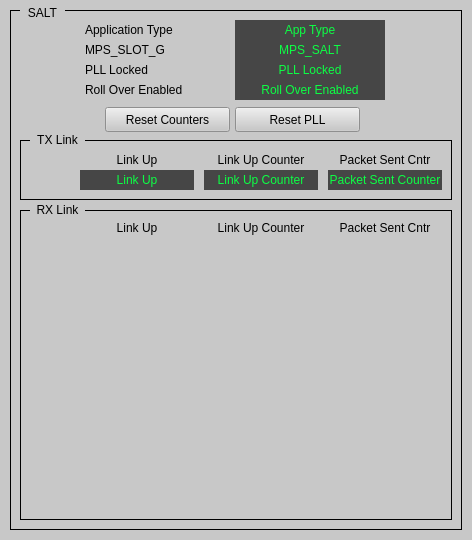
<?xml version="1.0" encoding="UTF-8"?>
<ui version="4.0">
 <class>Form</class>
 <widget class="QWidget" name="Form">
  <property name="geometry">
   <rect>
    <x>0</x>
    <y>0</y>
    <width>472</width>
    <height>540</height>
   </rect>
  </property>
  <property name="windowTitle">
   <string>Form</string>
  </property>
  <property name="styleSheet">
   <string notr="true">background-color: rgb(200, 200, 200);</string>
  </property>
  <widget class="QFrame" name="frame">
   <property name="geometry">
    <rect>
     <x>10</x>
     <y>10</y>
     <width>452</width>
     <height>520</height>
    </rect>
   </property>
   <property name="styleSheet">
    <string notr="true">background-color: rgb(200, 200, 200);</string>
   </property>
   <property name="frameShape">
    <enum>QFrame::Box</enum>
   </property>
   <property name="frameShadow">
    <enum>QFrame::Plain</enum>
   </property>
   <widget class="QLabel" name="label_2">
    <property name="geometry">
     <rect>
      <x>75</x>
      <y>10</y>
      <width>125</width>
      <height>20</height>
     </rect>
    </property>
    <property name="text">
     <string>Application Type</string>
    </property>
   </widget>
   <widget class="QLabel" name="label_3">
    <property name="geometry">
     <rect>
      <x>75</x>
      <y>30</y>
      <width>125</width>
      <height>20</height>
     </rect>
    </property>
    <property name="text">
     <string>MPS_SLOT_G</string>
    </property>
   </widget>
   <widget class="QLabel" name="label_4">
    <property name="geometry">
     <rect>
      <x>75</x>
      <y>50</y>
      <width>125</width>
      <height>20</height>
     </rect>
    </property>
    <property name="text">
     <string>PLL Locked</string>
    </property>
   </widget>
   <widget class="QLabel" name="label_5">
    <property name="geometry">
     <rect>
      <x>75</x>
      <y>70</y>
      <width>125</width>
      <height>20</height>
     </rect>
    </property>
    <property name="text">
     <string>Roll Over Enabled</string>
    </property>
   </widget>
   <widget class="PyDMLabel" name="PyDMLabel">
    <property name="geometry">
     <rect>
      <x>225</x>
      <y>10</y>
      <width>150</width>
      <height>20</height>
     </rect>
    </property>
    <property name="toolTip">
     <string/>
    </property>
    <property name="styleSheet">
     <string notr="true">color: rgb(12, 255, 68);
background-color: rgb(70, 70, 70);</string>
    </property>
    <property name="text">
     <string>App Type</string>
    </property>
    <property name="alignment">
     <set>Qt::AlignCenter</set>
    </property>
    <property name="channel" stdset="0">
     <string>ca://${P}:APP_TYPE</string>
    </property>
    <property name="displayFormat" stdset="0">
     <enum>PyDMLabel::String</enum>
    </property>
   </widget>
   <widget class="PyDMLabel" name="PyDMLabel_2">
    <property name="geometry">
     <rect>
      <x>225</x>
      <y>30</y>
      <width>150</width>
      <height>20</height>
     </rect>
    </property>
    <property name="toolTip">
     <string/>
    </property>
    <property name="styleSheet">
     <string notr="true">color: rgb(12, 255, 68);
background-color: rgb(70, 70, 70);</string>
    </property>
    <property name="text">
     <string>MPS_SALT</string>
    </property>
    <property name="alignment">
     <set>Qt::AlignCenter</set>
    </property>
    <property name="channel" stdset="0">
     <string>ca://${P}:MPS_SALT</string>
    </property>
   </widget>
   <widget class="PyDMLabel" name="PyDMLabel_3">
    <property name="geometry">
     <rect>
      <x>225</x>
      <y>50</y>
      <width>150</width>
      <height>20</height>
     </rect>
    </property>
    <property name="toolTip">
     <string/>
    </property>
    <property name="styleSheet">
     <string notr="true">color: rgb(12, 255, 68);
background-color: rgb(70, 70, 70);</string>
    </property>
    <property name="text">
     <string>PLL Locked</string>
    </property>
    <property name="alignment">
     <set>Qt::AlignCenter</set>
    </property>
    <property name="channel" stdset="0">
     <string>ca://${P}:PLL_LOCKED</string>
    </property>
   </widget>
   <widget class="PyDMLabel" name="PyDMLabel_4">
    <property name="geometry">
     <rect>
      <x>225</x>
      <y>70</y>
      <width>150</width>
      <height>20</height>
     </rect>
    </property>
    <property name="toolTip">
     <string/>
    </property>
    <property name="styleSheet">
     <string notr="true">color: rgb(12, 255, 68);
background-color: rgb(70, 70, 70);</string>
    </property>
    <property name="text">
     <string>Roll Over Enabled</string>
    </property>
    <property name="alignment">
     <set>Qt::AlignCenter</set>
    </property>
    <property name="channel" stdset="0">
     <string>ca://${P}:ROLL_OVER_EN</string>
    </property>
    <property name="displayFormat" stdset="0">
     <enum>PyDMLabel::Hex</enum>
    </property>
   </widget>
   <widget class="QFrame" name="frame_2">
    <property name="geometry">
     <rect>
      <x>10</x>
      <y>130</y>
      <width>432</width>
      <height>60</height>
     </rect>
    </property>
    <property name="frameShape">
     <enum>QFrame::Box</enum>
    </property>
    <property name="frameShadow">
     <enum>QFrame::Plain</enum>
    </property>
    <widget class="QLabel" name="label_7">
     <property name="geometry">
      <rect>
       <x>60</x>
       <y>12</y>
       <width>114</width>
       <height>15</height>
      </rect>
     </property>
     <property name="text">
      <string>Link Up</string>
     </property>
     <property name="alignment">
      <set>Qt::AlignCenter</set>
     </property>
    </widget>
    <widget class="PyDMLabel" name="PyDMLabel_5">
     <property name="geometry">
      <rect>
       <x>60</x>
       <y>30</y>
       <width>114</width>
       <height>20</height>
      </rect>
     </property>
     <property name="toolTip">
      <string/>
     </property>
     <property name="styleSheet">
      <string notr="true">color: rgb(12, 255, 68);
background-color: rgb(70, 70, 70);</string>
     </property>
     <property name="text">
      <string>Link Up</string>
     </property>
     <property name="alignment">
      <set>Qt::AlignCenter</set>
     </property>
     <property name="channel" stdset="0">
      <string>ca://${P}:TX_LINK_UP</string>
     </property>
    </widget>
    <widget class="PyDMLabel" name="PyDMLabel_6">
     <property name="geometry">
      <rect>
       <x>184</x>
       <y>30</y>
       <width>114</width>
       <height>20</height>
      </rect>
     </property>
     <property name="toolTip">
      <string/>
     </property>
     <property name="styleSheet">
      <string notr="true">color: rgb(12, 255, 68);
background-color: rgb(70, 70, 70);</string>
     </property>
     <property name="text">
      <string>Link Up Counter</string>
     </property>
     <property name="alignment">
      <set>Qt::AlignCenter</set>
     </property>
     <property name="channel" stdset="0">
      <string>ca://${P}:TX_LINK_UP_CNT</string>
     </property>
     <property name="displayFormat" stdset="0">
      <enum>PyDMLabel::Hex</enum>
     </property>
    </widget>
    <widget class="PyDMLabel" name="PyDMLabel_7">
     <property name="geometry">
      <rect>
       <x>308</x>
       <y>30</y>
       <width>114</width>
       <height>20</height>
      </rect>
     </property>
     <property name="toolTip">
      <string/>
     </property>
     <property name="styleSheet">
      <string notr="true">color: rgb(12, 255, 68);
background-color: rgb(70, 70, 70);</string>
     </property>
     <property name="text">
      <string>Packet Sent Counter</string>
     </property>
     <property name="alignment">
      <set>Qt::AlignCenter</set>
     </property>
     <property name="channel" stdset="0">
      <string>ca://${P}:TX_PKT_SENT_CNT</string>
     </property>
     <property name="displayFormat" stdset="0">
      <enum>PyDMLabel::Hex</enum>
     </property>
    </widget>
    <widget class="QLabel" name="label_8">
     <property name="geometry">
      <rect>
       <x>184</x>
       <y>12</y>
       <width>114</width>
       <height>15</height>
      </rect>
     </property>
     <property name="text">
      <string>Link Up Counter</string>
     </property>
     <property name="alignment">
      <set>Qt::AlignCenter</set>
     </property>
    </widget>
    <widget class="QLabel" name="label_9">
     <property name="geometry">
      <rect>
       <x>308</x>
       <y>12</y>
       <width>114</width>
       <height>15</height>
      </rect>
     </property>
     <property name="text">
      <string>Packet Sent Cntr</string>
     </property>
     <property name="alignment">
      <set>Qt::AlignCenter</set>
     </property>
    </widget>
   </widget>
   <widget class="QLabel" name="label_6">
    <property name="geometry">
     <rect>
      <x>20</x>
      <y>122</y>
      <width>55</width>
      <height>15</height>
     </rect>
    </property>
    <property name="text">
     <string>TX Link</string>
    </property>
    <property name="alignment">
     <set>Qt::AlignCenter</set>
    </property>
   </widget>
   <widget class="QFrame" name="frame_3">
    <property name="geometry">
     <rect>
      <x>10</x>
      <y>200</y>
      <width>432</width>
      <height>310</height>
     </rect>
    </property>
    <property name="frameShape">
     <enum>QFrame::Box</enum>
    </property>
    <property name="frameShadow">
     <enum>QFrame::Plain</enum>
    </property>
    <widget class="QLabel" name="label_12">
     <property name="geometry">
      <rect>
       <x>60</x>
       <y>10</y>
       <width>114</width>
       <height>15</height>
      </rect>
     </property>
     <property name="text">
      <string>Link Up</string>
     </property>
     <property name="alignment">
      <set>Qt::AlignCenter</set>
     </property>
    </widget>
    <widget class="QLabel" name="label_13">
     <property name="geometry">
      <rect>
       <x>184</x>
       <y>10</y>
       <width>114</width>
       <height>15</height>
      </rect>
     </property>
     <property name="text">
      <string>Link Up Counter</string>
     </property>
     <property name="alignment">
      <set>Qt::AlignCenter</set>
     </property>
    </widget>
    <widget class="QLabel" name="label_14">
     <property name="geometry">
      <rect>
       <x>308</x>
       <y>10</y>
       <width>114</width>
       <height>15</height>
      </rect>
     </property>
     <property name="text">
      <string>Packet Sent Cntr</string>
     </property>
     <property name="alignment">
      <set>Qt::AlignCenter</set>
     </property>
    </widget>
    <widget class="PyDMEmbeddedDisplay" name="PyDMEmbeddedDisplay">
     <property name="geometry">
      <rect>
       <x>10</x>
       <y>25</y>
       <width>412</width>
       <height>20</height>
      </rect>
     </property>
     <property name="toolTip">
      <string/>
     </property>
     <property name="frameShape">
      <enum>QFrame::NoFrame</enum>
     </property>
     <property name="macros" stdset="0">
      <string>{&quot;SLOT&quot;:&quot;3&quot;,&quot;CH&quot;:&quot;0&quot;}</string>
     </property>
     <property name="filename" stdset="0">
      <string>mps_inline_salt_rx.ui</string>
     </property>
    </widget>
    <widget class="PyDMEmbeddedDisplay" name="PyDMEmbeddedDisplay_2">
     <property name="geometry">
      <rect>
       <x>10</x>
       <y>45</y>
       <width>412</width>
       <height>20</height>
      </rect>
     </property>
     <property name="toolTip">
      <string/>
     </property>
     <property name="frameShape">
      <enum>QFrame::NoFrame</enum>
     </property>
     <property name="macros" stdset="0">
      <string>{&quot;SLOT&quot;:&quot;4&quot;,&quot;CH&quot;:&quot;1&quot;}</string>
     </property>
     <property name="filename" stdset="0">
      <string>mps_inline_salt_rx.ui</string>
     </property>
    </widget>
    <widget class="PyDMEmbeddedDisplay" name="PyDMEmbeddedDisplay_3">
     <property name="geometry">
      <rect>
       <x>10</x>
       <y>65</y>
       <width>412</width>
       <height>20</height>
      </rect>
     </property>
     <property name="toolTip">
      <string/>
     </property>
     <property name="frameShape">
      <enum>QFrame::NoFrame</enum>
     </property>
     <property name="macros" stdset="0">
      <string>{&quot;SLOT&quot;:&quot;5&quot;,&quot;CH&quot;:&quot;2&quot;}</string>
     </property>
     <property name="filename" stdset="0">
      <string>mps_inline_salt_rx.ui</string>
     </property>
    </widget>
    <widget class="PyDMEmbeddedDisplay" name="PyDMEmbeddedDisplay_4">
     <property name="geometry">
      <rect>
       <x>10</x>
       <y>85</y>
       <width>412</width>
       <height>20</height>
      </rect>
     </property>
     <property name="toolTip">
      <string/>
     </property>
     <property name="frameShape">
      <enum>QFrame::NoFrame</enum>
     </property>
     <property name="macros" stdset="0">
      <string>{&quot;SLOT&quot;:&quot;6&quot;,&quot;CH&quot;:&quot;3&quot;}</string>
     </property>
     <property name="filename" stdset="0">
      <string>mps_inline_salt_rx.ui</string>
     </property>
    </widget>
    <widget class="PyDMEmbeddedDisplay" name="PyDMEmbeddedDisplay_5">
     <property name="geometry">
      <rect>
       <x>10</x>
       <y>105</y>
       <width>412</width>
       <height>20</height>
      </rect>
     </property>
     <property name="toolTip">
      <string/>
     </property>
     <property name="frameShape">
      <enum>QFrame::NoFrame</enum>
     </property>
     <property name="macros" stdset="0">
      <string>{&quot;SLOT&quot;:&quot;7&quot;,&quot;CH&quot;:&quot;4&quot;}</string>
     </property>
     <property name="filename" stdset="0">
      <string>mps_inline_salt_rx.ui</string>
     </property>
    </widget>
    <widget class="PyDMEmbeddedDisplay" name="PyDMEmbeddedDisplay_6">
     <property name="geometry">
      <rect>
       <x>10</x>
       <y>125</y>
       <width>412</width>
       <height>20</height>
      </rect>
     </property>
     <property name="toolTip">
      <string/>
     </property>
     <property name="frameShape">
      <enum>QFrame::NoFrame</enum>
     </property>
     <property name="macros" stdset="0">
      <string>{&quot;SLOT&quot;:&quot;8&quot;,&quot;CH&quot;:&quot;5&quot;}</string>
     </property>
     <property name="filename" stdset="0">
      <string>mps_inline_salt_rx.ui</string>
     </property>
    </widget>
    <widget class="PyDMEmbeddedDisplay" name="PyDMEmbeddedDisplay_7">
     <property name="geometry">
      <rect>
       <x>10</x>
       <y>145</y>
       <width>412</width>
       <height>20</height>
      </rect>
     </property>
     <property name="toolTip">
      <string/>
     </property>
     <property name="frameShape">
      <enum>QFrame::NoFrame</enum>
     </property>
     <property name="macros" stdset="0">
      <string>{&quot;SLOT&quot;:&quot;9&quot;,&quot;CH&quot;:&quot;6&quot;}</string>
     </property>
     <property name="filename" stdset="0">
      <string>mps_inline_salt_rx.ui</string>
     </property>
    </widget>
    <widget class="PyDMEmbeddedDisplay" name="PyDMEmbeddedDisplay_8">
     <property name="geometry">
      <rect>
       <x>10</x>
       <y>165</y>
       <width>412</width>
       <height>20</height>
      </rect>
     </property>
     <property name="toolTip">
      <string/>
     </property>
     <property name="frameShape">
      <enum>QFrame::NoFrame</enum>
     </property>
     <property name="macros" stdset="0">
      <string>{&quot;SLOT&quot;:&quot;10&quot;,&quot;CH&quot;:&quot;7&quot;}</string>
     </property>
     <property name="filename" stdset="0">
      <string>mps_inline_salt_rx.ui</string>
     </property>
    </widget>
    <widget class="PyDMEmbeddedDisplay" name="PyDMEmbeddedDisplay_9">
     <property name="geometry">
      <rect>
       <x>10</x>
       <y>185</y>
       <width>412</width>
       <height>20</height>
      </rect>
     </property>
     <property name="toolTip">
      <string/>
     </property>
     <property name="frameShape">
      <enum>QFrame::NoFrame</enum>
     </property>
     <property name="macros" stdset="0">
      <string>{&quot;SLOT&quot;:&quot;11&quot;,&quot;CH&quot;:&quot;8&quot;}</string>
     </property>
     <property name="filename" stdset="0">
      <string>mps_inline_salt_rx.ui</string>
     </property>
    </widget>
    <widget class="PyDMEmbeddedDisplay" name="PyDMEmbeddedDisplay_10">
     <property name="geometry">
      <rect>
       <x>10</x>
       <y>205</y>
       <width>412</width>
       <height>20</height>
      </rect>
     </property>
     <property name="toolTip">
      <string/>
     </property>
     <property name="frameShape">
      <enum>QFrame::NoFrame</enum>
     </property>
     <property name="macros" stdset="0">
      <string>{&quot;SLOT&quot;:&quot;12&quot;,&quot;CH&quot;:&quot;9&quot;}</string>
     </property>
     <property name="filename" stdset="0">
      <string>mps_inline_salt_rx.ui</string>
     </property>
    </widget>
    <widget class="PyDMEmbeddedDisplay" name="PyDMEmbeddedDisplay_11">
     <property name="geometry">
      <rect>
       <x>10</x>
       <y>225</y>
       <width>412</width>
       <height>20</height>
      </rect>
     </property>
     <property name="toolTip">
      <string/>
     </property>
     <property name="frameShape">
      <enum>QFrame::NoFrame</enum>
     </property>
     <property name="macros" stdset="0">
      <string>{&quot;SLOT&quot;:&quot;13&quot;,&quot;CH&quot;:&quot;10&quot;}</string>
     </property>
     <property name="filename" stdset="0">
      <string>mps_inline_salt_rx.ui</string>
     </property>
    </widget>
    <widget class="PyDMEmbeddedDisplay" name="PyDMEmbeddedDisplay_12">
     <property name="geometry">
      <rect>
       <x>10</x>
       <y>245</y>
       <width>412</width>
       <height>20</height>
      </rect>
     </property>
     <property name="toolTip">
      <string/>
     </property>
     <property name="frameShape">
      <enum>QFrame::NoFrame</enum>
     </property>
     <property name="macros" stdset="0">
      <string>{&quot;SLOT&quot;:&quot;14&quot;,&quot;CH&quot;:&quot;11&quot;}</string>
     </property>
     <property name="filename" stdset="0">
      <string>mps_inline_salt_rx.ui</string>
     </property>
    </widget>
    <widget class="PyDMEmbeddedDisplay" name="PyDMEmbeddedDisplay_13">
     <property name="geometry">
      <rect>
       <x>10</x>
       <y>265</y>
       <width>412</width>
       <height>20</height>
      </rect>
     </property>
     <property name="toolTip">
      <string/>
     </property>
     <property name="frameShape">
      <enum>QFrame::NoFrame</enum>
     </property>
     <property name="macros" stdset="0">
      <string>{&quot;SLOT&quot;:&quot;15&quot;,&quot;CH&quot;:&quot;12&quot;}</string>
     </property>
     <property name="filename" stdset="0">
      <string>mps_inline_salt_rx.ui</string>
     </property>
    </widget>
    <widget class="PyDMEmbeddedDisplay" name="PyDMEmbeddedDisplay_14">
     <property name="geometry">
      <rect>
       <x>10</x>
       <y>285</y>
       <width>412</width>
       <height>20</height>
      </rect>
     </property>
     <property name="toolTip">
      <string/>
     </property>
     <property name="frameShape">
      <enum>QFrame::NoFrame</enum>
     </property>
     <property name="macros" stdset="0">
      <string>{&quot;SLOT&quot;:&quot;16&quot;,&quot;CH&quot;:&quot;13&quot;}</string>
     </property>
     <property name="filename" stdset="0">
      <string>mps_inline_salt_rx.ui</string>
     </property>
    </widget>
   </widget>
   <widget class="QLabel" name="label_10">
    <property name="geometry">
     <rect>
      <x>20</x>
      <y>192</y>
      <width>55</width>
      <height>15</height>
     </rect>
    </property>
    <property name="text">
     <string>RX Link</string>
    </property>
    <property name="alignment">
     <set>Qt::AlignCenter</set>
    </property>
   </widget>
   <widget class="PyDMPushButton" name="PyDMPushButton">
    <property name="geometry">
     <rect>
      <x>225</x>
      <y>97</y>
      <width>125</width>
      <height>25</height>
     </rect>
    </property>
    <property name="toolTip">
     <string/>
    </property>
    <property name="text">
     <string>Reset PLL</string>
    </property>
    <property name="channel" stdset="0">
     <string>ca://${P}:SALT_RST_PLL</string>
    </property>
    <property name="pressValue" stdset="0">
     <string>1</string>
    </property>
    <property name="releaseValue" stdset="0">
     <string>0</string>
    </property>
   </widget>
   <widget class="PyDMPushButton" name="PyDMPushButton_2">
    <property name="geometry">
     <rect>
      <x>95</x>
      <y>97</y>
      <width>125</width>
      <height>25</height>
     </rect>
    </property>
    <property name="toolTip">
     <string/>
    </property>
    <property name="text">
     <string>Reset Counters</string>
    </property>
    <property name="channel" stdset="0">
     <string>ca://${P}:SALT_RST_CNT</string>
    </property>
    <property name="pressValue" stdset="0">
     <string>1</string>
    </property>
    <property name="releaseValue" stdset="0">
     <string>0</string>
    </property>
   </widget>
  </widget>
  <widget class="QLabel" name="label">
   <property name="geometry">
    <rect>
     <x>20</x>
     <y>5</y>
     <width>45</width>
     <height>15</height>
    </rect>
   </property>
   <property name="text">
    <string>SALT</string>
   </property>
   <property name="alignment">
    <set>Qt::AlignCenter</set>
   </property>
  </widget>
 </widget>
 <customwidgets>
  <customwidget>
   <class>PyDMLabel</class>
   <extends>QLabel</extends>
   <header>pydm.widgets.label</header>
  </customwidget>
  <customwidget>
   <class>PyDMEmbeddedDisplay</class>
   <extends>QFrame</extends>
   <header>pydm.widgets.embedded_display</header>
  </customwidget>
  <customwidget>
   <class>PyDMPushButton</class>
   <extends>QPushButton</extends>
   <header>pydm.widgets.pushbutton</header>
  </customwidget>
 </customwidgets>
 <resources/>
 <connections/>
</ui>
